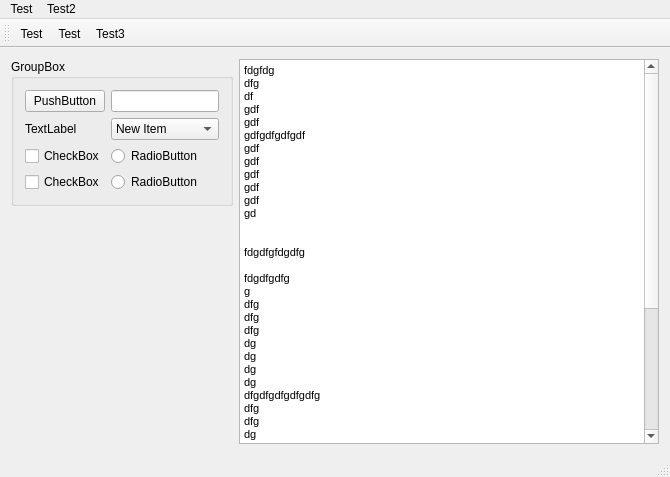
<?xml version="1.0" encoding="UTF-8"?>
<ui version="4.0">
 <class>MainWindow</class>
 <widget class="QMainWindow" name="MainWindow">
  <property name="geometry">
   <rect>
    <x>0</x>
    <y>0</y>
    <width>670</width>
    <height>477</height>
   </rect>
  </property>
  <property name="windowTitle">
   <string>MainWindow</string>
  </property>
  <widget class="QWidget" name="centralWidget">
   <layout class="QGridLayout" name="gridLayout_2" columnstretch="0,1">
    <item row="0" column="0">
     <widget class="QGroupBox" name="groupBox">
      <property name="title">
       <string>GroupBox</string>
      </property>
      <layout class="QGridLayout" name="gridLayout">
       <item row="0" column="0">
        <widget class="QPushButton" name="pushButton">
         <property name="text">
          <string>PushButton</string>
         </property>
        </widget>
       </item>
       <item row="0" column="1">
        <widget class="QLineEdit" name="lineEdit"/>
       </item>
       <item row="1" column="0">
        <widget class="QLabel" name="label">
         <property name="text">
          <string>TextLabel</string>
         </property>
        </widget>
       </item>
       <item row="1" column="1">
        <widget class="QComboBox" name="comboBox">
         <item>
          <property name="text">
           <string>New Item</string>
          </property>
         </item>
         <item>
          <property name="text">
           <string>New Item 2</string>
          </property>
         </item>
         <item>
          <property name="text">
           <string>New Item 3</string>
          </property>
         </item>
        </widget>
       </item>
       <item row="2" column="0">
        <widget class="QCheckBox" name="checkBox">
         <property name="text">
          <string>CheckBox</string>
         </property>
        </widget>
       </item>
       <item row="2" column="1">
        <widget class="QRadioButton" name="radioButton">
         <property name="text">
          <string>RadioButton</string>
         </property>
        </widget>
       </item>
       <item row="3" column="0">
        <widget class="QCheckBox" name="checkBox_2">
         <property name="text">
          <string>CheckBox</string>
         </property>
        </widget>
       </item>
       <item row="3" column="1">
        <widget class="QRadioButton" name="radioButton_2">
         <property name="text">
          <string>RadioButton</string>
         </property>
        </widget>
       </item>
      </layout>
     </widget>
    </item>
    <item row="0" column="1" rowspan="2">
     <widget class="QTextEdit" name="textEdit">
      <property name="html">
       <string>&lt;!DOCTYPE HTML PUBLIC &quot;-//W3C//DTD HTML 4.0//EN&quot; &quot;http://www.w3.org/TR/REC-html40/strict.dtd&quot;&gt;
&lt;html&gt;&lt;head&gt;&lt;meta name=&quot;qrichtext&quot; content=&quot;1&quot; /&gt;&lt;style type=&quot;text/css&quot;&gt;
p, li { white-space: pre-wrap; }
&lt;/style&gt;&lt;/head&gt;&lt;body style=&quot; font-family:'MS Shell Dlg 2'; font-size:8.25pt; font-weight:400; font-style:normal;&quot;&gt;
&lt;p style=&quot; margin-top:0px; margin-bottom:0px; margin-left:0px; margin-right:0px; -qt-block-indent:0; text-indent:0px;&quot;&gt;fdgfdg&lt;/p&gt;
&lt;p style=&quot; margin-top:0px; margin-bottom:0px; margin-left:0px; margin-right:0px; -qt-block-indent:0; text-indent:0px;&quot;&gt;dfg&lt;/p&gt;
&lt;p style=&quot; margin-top:0px; margin-bottom:0px; margin-left:0px; margin-right:0px; -qt-block-indent:0; text-indent:0px;&quot;&gt;df&lt;/p&gt;
&lt;p style=&quot; margin-top:0px; margin-bottom:0px; margin-left:0px; margin-right:0px; -qt-block-indent:0; text-indent:0px;&quot;&gt;gdf&lt;/p&gt;
&lt;p style=&quot; margin-top:0px; margin-bottom:0px; margin-left:0px; margin-right:0px; -qt-block-indent:0; text-indent:0px;&quot;&gt;gdf&lt;/p&gt;
&lt;p style=&quot; margin-top:0px; margin-bottom:0px; margin-left:0px; margin-right:0px; -qt-block-indent:0; text-indent:0px;&quot;&gt;gdfgdfgdfgdf&lt;/p&gt;
&lt;p style=&quot; margin-top:0px; margin-bottom:0px; margin-left:0px; margin-right:0px; -qt-block-indent:0; text-indent:0px;&quot;&gt;gdf&lt;/p&gt;
&lt;p style=&quot; margin-top:0px; margin-bottom:0px; margin-left:0px; margin-right:0px; -qt-block-indent:0; text-indent:0px;&quot;&gt;gdf&lt;/p&gt;
&lt;p style=&quot; margin-top:0px; margin-bottom:0px; margin-left:0px; margin-right:0px; -qt-block-indent:0; text-indent:0px;&quot;&gt;gdf&lt;/p&gt;
&lt;p style=&quot; margin-top:0px; margin-bottom:0px; margin-left:0px; margin-right:0px; -qt-block-indent:0; text-indent:0px;&quot;&gt;gdf&lt;/p&gt;
&lt;p style=&quot; margin-top:0px; margin-bottom:0px; margin-left:0px; margin-right:0px; -qt-block-indent:0; text-indent:0px;&quot;&gt;gdf&lt;/p&gt;
&lt;p style=&quot; margin-top:0px; margin-bottom:0px; margin-left:0px; margin-right:0px; -qt-block-indent:0; text-indent:0px;&quot;&gt;gd&lt;/p&gt;
&lt;p style=&quot;-qt-paragraph-type:empty; margin-top:0px; margin-bottom:0px; margin-left:0px; margin-right:0px; -qt-block-indent:0; text-indent:0px;&quot;&gt;&lt;br /&gt;&lt;/p&gt;
&lt;p style=&quot;-qt-paragraph-type:empty; margin-top:0px; margin-bottom:0px; margin-left:0px; margin-right:0px; -qt-block-indent:0; text-indent:0px;&quot;&gt;&lt;br /&gt;&lt;/p&gt;
&lt;p style=&quot; margin-top:0px; margin-bottom:0px; margin-left:0px; margin-right:0px; -qt-block-indent:0; text-indent:0px;&quot;&gt;fdgdfgfdgdfg&lt;/p&gt;
&lt;p style=&quot;-qt-paragraph-type:empty; margin-top:0px; margin-bottom:0px; margin-left:0px; margin-right:0px; -qt-block-indent:0; text-indent:0px;&quot;&gt;&lt;br /&gt;&lt;/p&gt;
&lt;p style=&quot; margin-top:0px; margin-bottom:0px; margin-left:0px; margin-right:0px; -qt-block-indent:0; text-indent:0px;&quot;&gt;fdgdfgdfg&lt;/p&gt;
&lt;p style=&quot; margin-top:0px; margin-bottom:0px; margin-left:0px; margin-right:0px; -qt-block-indent:0; text-indent:0px;&quot;&gt;g&lt;/p&gt;
&lt;p style=&quot; margin-top:0px; margin-bottom:0px; margin-left:0px; margin-right:0px; -qt-block-indent:0; text-indent:0px;&quot;&gt;dfg&lt;/p&gt;
&lt;p style=&quot; margin-top:0px; margin-bottom:0px; margin-left:0px; margin-right:0px; -qt-block-indent:0; text-indent:0px;&quot;&gt;dfg&lt;/p&gt;
&lt;p style=&quot; margin-top:0px; margin-bottom:0px; margin-left:0px; margin-right:0px; -qt-block-indent:0; text-indent:0px;&quot;&gt;dfg&lt;/p&gt;
&lt;p style=&quot; margin-top:0px; margin-bottom:0px; margin-left:0px; margin-right:0px; -qt-block-indent:0; text-indent:0px;&quot;&gt;dg&lt;/p&gt;
&lt;p style=&quot; margin-top:0px; margin-bottom:0px; margin-left:0px; margin-right:0px; -qt-block-indent:0; text-indent:0px;&quot;&gt;dg&lt;/p&gt;
&lt;p style=&quot; margin-top:0px; margin-bottom:0px; margin-left:0px; margin-right:0px; -qt-block-indent:0; text-indent:0px;&quot;&gt;dg&lt;/p&gt;
&lt;p style=&quot; margin-top:0px; margin-bottom:0px; margin-left:0px; margin-right:0px; -qt-block-indent:0; text-indent:0px;&quot;&gt;dg&lt;/p&gt;
&lt;p style=&quot; margin-top:0px; margin-bottom:0px; margin-left:0px; margin-right:0px; -qt-block-indent:0; text-indent:0px;&quot;&gt;dfgdfgdfgdfgdfg&lt;/p&gt;
&lt;p style=&quot; margin-top:0px; margin-bottom:0px; margin-left:0px; margin-right:0px; -qt-block-indent:0; text-indent:0px;&quot;&gt;dfg&lt;/p&gt;
&lt;p style=&quot; margin-top:0px; margin-bottom:0px; margin-left:0px; margin-right:0px; -qt-block-indent:0; text-indent:0px;&quot;&gt;dfg&lt;/p&gt;
&lt;p style=&quot; margin-top:0px; margin-bottom:0px; margin-left:0px; margin-right:0px; -qt-block-indent:0; text-indent:0px;&quot;&gt;dg&lt;/p&gt;
&lt;p style=&quot; margin-top:0px; margin-bottom:0px; margin-left:0px; margin-right:0px; -qt-block-indent:0; text-indent:0px;&quot;&gt;g&lt;/p&gt;
&lt;p style=&quot;-qt-paragraph-type:empty; margin-top:0px; margin-bottom:0px; margin-left:0px; margin-right:0px; -qt-block-indent:0; text-indent:0px;&quot;&gt;&lt;br /&gt;&lt;/p&gt;
&lt;p style=&quot;-qt-paragraph-type:empty; margin-top:0px; margin-bottom:0px; margin-left:0px; margin-right:0px; -qt-block-indent:0; text-indent:0px;&quot;&gt;&lt;br /&gt;&lt;/p&gt;
&lt;p style=&quot;-qt-paragraph-type:empty; margin-top:0px; margin-bottom:0px; margin-left:0px; margin-right:0px; -qt-block-indent:0; text-indent:0px;&quot;&gt;&lt;br /&gt;&lt;/p&gt;
&lt;p style=&quot;-qt-paragraph-type:empty; margin-top:0px; margin-bottom:0px; margin-left:0px; margin-right:0px; -qt-block-indent:0; text-indent:0px;&quot;&gt;&lt;br /&gt;&lt;/p&gt;
&lt;p style=&quot;-qt-paragraph-type:empty; margin-top:0px; margin-bottom:0px; margin-left:0px; margin-right:0px; -qt-block-indent:0; text-indent:0px;&quot;&gt;&lt;br /&gt;&lt;/p&gt;
&lt;p style=&quot;-qt-paragraph-type:empty; margin-top:0px; margin-bottom:0px; margin-left:0px; margin-right:0px; -qt-block-indent:0; text-indent:0px;&quot;&gt;&lt;br /&gt;&lt;/p&gt;
&lt;p style=&quot;-qt-paragraph-type:empty; margin-top:0px; margin-bottom:0px; margin-left:0px; margin-right:0px; -qt-block-indent:0; text-indent:0px;&quot;&gt;&lt;br /&gt;&lt;/p&gt;
&lt;p style=&quot; margin-top:0px; margin-bottom:0px; margin-left:0px; margin-right:0px; -qt-block-indent:0; text-indent:0px;&quot;&gt;fdgdfgdfgfd&lt;/p&gt;
&lt;p style=&quot; margin-top:0px; margin-bottom:0px; margin-left:0px; margin-right:0px; -qt-block-indent:0; text-indent:0px;&quot;&gt;df&lt;/p&gt;
&lt;p style=&quot; margin-top:0px; margin-bottom:0px; margin-left:0px; margin-right:0px; -qt-block-indent:0; text-indent:0px;&quot;&gt;gdf&lt;/p&gt;
&lt;p style=&quot; margin-top:0px; margin-bottom:0px; margin-left:0px; margin-right:0px; -qt-block-indent:0; text-indent:0px;&quot;&gt;gd&lt;/p&gt;
&lt;p style=&quot; margin-top:0px; margin-bottom:0px; margin-left:0px; margin-right:0px; -qt-block-indent:0; text-indent:0px;&quot;&gt;gdg&lt;/p&gt;
&lt;p style=&quot;-qt-paragraph-type:empty; margin-top:0px; margin-bottom:0px; margin-left:0px; margin-right:0px; -qt-block-indent:0; text-indent:0px;&quot;&gt;&lt;br /&gt;&lt;/p&gt;
&lt;p style=&quot; margin-top:0px; margin-bottom:0px; margin-left:0px; margin-right:0px; -qt-block-indent:0; text-indent:0px;&quot;&gt;gdfgdfg&lt;/p&gt;&lt;/body&gt;&lt;/html&gt;</string>
      </property>
     </widget>
    </item>
    <item row="1" column="0">
     <spacer name="verticalSpacer">
      <property name="orientation">
       <enum>Qt::Vertical</enum>
      </property>
      <property name="sizeHint" stdset="0">
       <size>
        <width>20</width>
        <height>239</height>
       </size>
      </property>
     </spacer>
    </item>
   </layout>
  </widget>
  <widget class="QMenuBar" name="menuBar">
   <property name="geometry">
    <rect>
     <x>0</x>
     <y>0</y>
     <width>670</width>
     <height>20</height>
    </rect>
   </property>
   <widget class="QMenu" name="menuTest">
    <property name="title">
     <string>Test</string>
    </property>
    <addaction name="actionTest"/>
    <addaction name="actionTest_2"/>
    <addaction name="separator"/>
    <addaction name="actionTest_3"/>
   </widget>
   <widget class="QMenu" name="menuTest2">
    <property name="title">
     <string>Test2</string>
    </property>
    <widget class="QMenu" name="menuTest2_2">
     <property name="title">
      <string>Test2</string>
     </property>
     <addaction name="actionTest3"/>
     <addaction name="actionTest3_2"/>
    </widget>
    <addaction name="menuTest2_2"/>
   </widget>
   <addaction name="menuTest"/>
   <addaction name="menuTest2"/>
  </widget>
  <widget class="QToolBar" name="mainToolBar">
   <attribute name="toolBarArea">
    <enum>TopToolBarArea</enum>
   </attribute>
   <attribute name="toolBarBreak">
    <bool>false</bool>
   </attribute>
   <addaction name="actionTest"/>
   <addaction name="actionTest_2"/>
   <addaction name="actionTest3"/>
  </widget>
  <widget class="QStatusBar" name="statusBar"/>
  <action name="actionTest">
   <property name="text">
    <string>Test</string>
   </property>
  </action>
  <action name="actionTest_2">
   <property name="text">
    <string>Test</string>
   </property>
  </action>
  <action name="actionTest_3">
   <property name="text">
    <string>Test</string>
   </property>
  </action>
  <action name="actionTest3">
   <property name="text">
    <string>Test3</string>
   </property>
  </action>
  <action name="actionTest3_2">
   <property name="text">
    <string>Test3</string>
   </property>
  </action>
 </widget>
 <layoutdefault spacing="6" margin="11"/>
 <resources/>
 <connections/>
</ui>
